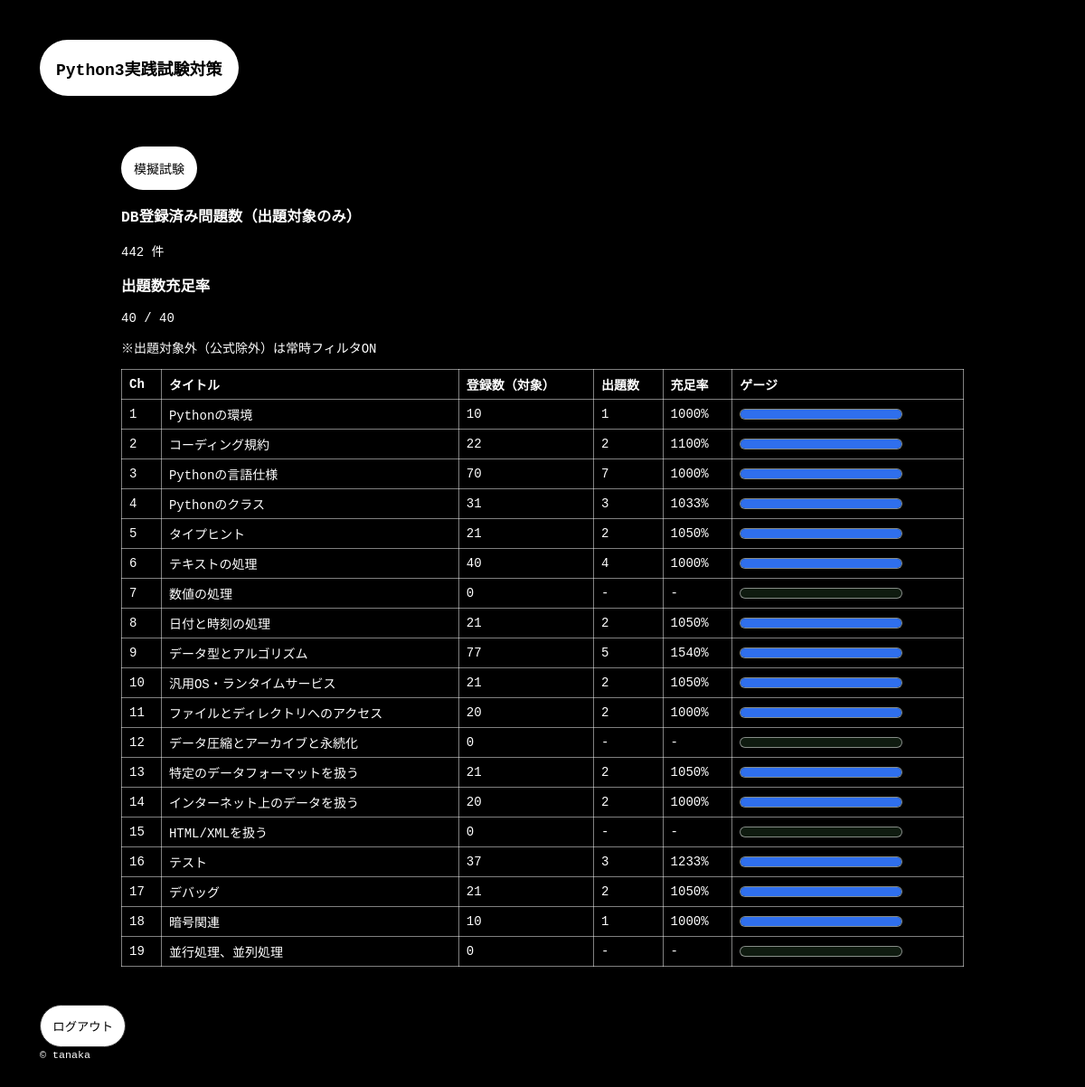
The app's page / (signed in) with its own data.
### exam/models.py (models this page shows, shortened)
class Chapter(models.Model):
    num = models.PositiveSmallIntegerField(unique=True)
    title = models.CharField(max_length=100)
    official_quota = models.PositiveSmallIntegerField(default=0)
    class Meta:
        ordering = ["num"]
        indexes = [
            models.Index(fields=["num"]),
        ]

### exam/views.py (the view)
# urls.py: path("", views.dashboard, name="dashboard"),
@login_required
def dashboard(request):
    q_count = Question.objects.filter(is_excluded=False).count()
    ch_coverage = Chapter.objects.annotate(
        n=Count("question", filter=Q(question__is_excluded=False))
    ).order_by("num")
    total_quota_val = sum(ch.official_quota for ch in ch_coverage)
    total_stock_for_quota = sum(min(ch.n, ch.official_quota) for ch in ch_coverage)
    deficits = quota_deficits()  # ★ 追加
    has_deficit = len(deficits) > 0
    return render(
        request,
        "exam/dashboard.html",
        {
            "q_count": q_count,
            "ch_coverage": ch_coverage,
            "total_quota": total_quota_val,
            "total_stock_for_quota": total_stock_for_quota,
            "deficits": deficits,  # ★ 追加
            "has_deficit": has_deficit,  # ★ 追加
        },
    )

### exam/logic/quality.py (called while the page is built, shortened)
def quota_deficits() -> List[Dict]:
    qs = (Chapter.objects
          .annotate(stock=Count("question", filter=Q(question__is_excluded=False)))
          .order_by("num"))
    deficits: List[Dict] = []
    for ch in qs:
        quota = CHAPTER_QUOTA.get(ch.num, ch.official_quota or 0)
        stock = getattr(ch, "stock", 0)
    return deficits

### templates/exam/dashboard.html (shortened to what this page needs)
{% extends "exam/base.html" %}
{% block content %}
<section class="panel">
  <p>
    <a class="btn" href="{% url 'mock_start' %}">模擬試験</a>
  </p>
  <h3>DB登録済み問題数（出題対象のみ）</h3>
  <p>{{ q_count|default:0 }} 件</p>
  <h3>出題数充足率</h3>
  <p>{{ total_stock_for_quota|default:0 }} / {{ total_quota|default:0 }}</p>
  <p>※出題対象外（公式除外）は常時フィルタON</p>
  <table class="table">
    <thead>
      <tr>
        <th>Ch</th>
        <th>タイトル</th>
        <th>登録数（対象）</th>
        <th>出題数</th>
        <th>充足率</th>
        <th>ゲージ</th>
      </tr>
    </thead>
    <tbody>
      {% for ch in ch_coverage %}
      <tr class="quota-row" data-stock="{{ ch.n|default:0 }}" data-quota="{{ ch.official_quota|default:0 }}">
        <td>{{ ch.num }}</td>
        <td>{{ ch.title }}</td>
        <td>{{ ch.n|default:0 }}</td>
        <td>{{ ch.official_quota|default:"-" }}</td>
        <td class="quota-percent">-</td>
        <td>
          <div class="quota-bar">
            <div class="quota-fill"></div>
          </div>
        </td>
      </tr>
      {% empty %}
      <tr>
        <td colspan="6">データがありません。</td>
      </tr>
      {% endfor %}
    </tbody>
  </table>
</section>
{% endblock %}

### templates/exam/base.html (shortened to what this page needs)
<!doctype html>
<html lang="ja">
<head>
  {% load static %}
  <link rel="stylesheet" href="{% static 'exam/style.css' %}">
</head>
<body>
  <header class="site-header">
    <h1 class="site-title"><a class="btn" href="{% url 'dashboard' %}">Python3実践試験対策</a></h1>
  </header>
  <main class="site-main">
    {% block content %}{% endblock %}
  </main>
  <footer class="site-footer">
    <nav class="site-nav">
      {% if user.is_authenticated %}
        <form method="post" action="{% url 'logout' %}" class="logout-form">
          <button type="submit" class="btn btn-logout">ログアウト</button>
        </form>
      {% endif %}
    </nav>
    <small>© tanaka</small>
  </footer>
</body>
</html>

### static/exam/style.css (style rules this page uses)
* { box-sizing: border-box; }
html, body { margin: 0; padding: 1em; }
body { font-family: "HackGen Console NF", "HackGen", ui-monospace, SFMono-Regular, Menlo, Monaco, Consolas, monospace; font-size: 14px; background: #000; color: #fff; }
.site-header, .site-footer { padding: 1em; }
.site-header { display: flex; justify-content: space-between; align-items: center; }
.site-nav { display: flex; gap: 8px; }
.logout-form { margin: 0; }
.btn-logout { background: #232323; border: 1px solid #333; }
.site-title { margin: 0; font-size: 18px; }
.site-main { padding: 1em; }
.panel { max-width: 960px; margin: 0 auto; padding: 1em; }
h2, h3 { margin-top: 1em; }
a { color: #8ab4ff; text-decoration: none; }
.btn { display: inline-block; padding: 1em; background: #fff; color: #000; border-radius: 999px; }
.table { width: 100%; border-collapse: collapse; margin-top: 8px; }
.table th, .table td { border: 1px solid #ffffff80; padding: 6px 8px; text-align: left; }
.quota-bar { position: relative; width: 180px; height: 12px; background: #fff; border: 1px solid #ffffff80; border-radius: 999px; overflow: hidden; }
.quota-bar .quota-fill { height: 100%; width: 0%; background: #2f6fed; transition: width 0.4s ease; }
.quota-bar.ok { background: #0f1b10; }

### records on screen
Chapter: num "1", title "Pythonの環境", n "10", official_quota "1"
Chapter: num "2", title "コーディング規約", n "22", official_quota "2"
Chapter: num "3", title "Pythonの言語仕様", n "70", official_quota "7"
Chapter: num "4", title "Pythonのクラス", n "31", official_quota "3"
Chapter: num "5", title "タイプヒント", n "21", official_quota "2"
Chapter: num "6", title "テキストの処理", n "40", official_quota "4"
Chapter: num "7", title "数値の処理", n "0", official_quota "-"
Chapter: num "8", title "日付と時刻の処理", n "21", official_quota "2"
Chapter: num "9", title "データ型とアルゴリズム", n "77", official_quota "5"
Chapter: num "10", title "汎用OS・ランタイムサービス", n "21", official_quota "2"
Chapter: num "11", title "ファイルとディレクトリへのアクセス", n "20", official_quota "2"
Chapter: num "12", title "データ圧縮とアーカイブと永続化", n "0", official_quota "-"
Chapter: num "13", title "特定のデータフォーマットを扱う", n "21", official_quota "2"
Chapter: num "14", title "インターネット上のデータを扱う", n "20", official_quota "2"
Chapter: num "15", title "HTML/XMLを扱う", n "0", official_quota "-"
Chapter: num "16", title "テスト", n "37", official_quota "3"
Chapter: num "17", title "デバッグ", n "21", official_quota "2"
Chapter: num "18", title "暗号関連", n "10", official_quota "1"
Chapter: num "19", title "並行処理、並列処理", n "0", official_quota "-"

### other values on screen
{{ q_count|default:0 }} "442"
{{ total_stock_for_quota|default:0 }} "40"
{{ total_quota|default:0 }} "40"
